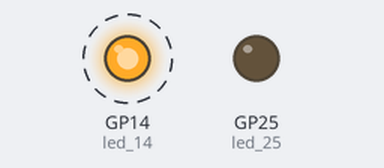
A program run on a simulated Raspberry Pi Pico running MicroPython. Shown: output pins drawn as LEDs (lit = HIGH). Dashed ring = blinking.

Above: at 0.5 s.
Timing chart, 0 to 4.6 s (numbered marks = the images above):
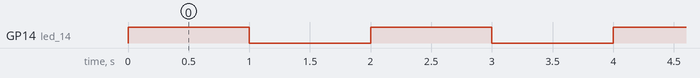

Measured:
- by itself, GP14 (led_14): alternates HIGH for 1.0 s and LOW for 1.0 s

The program:

time_stop.py
```python
from machine import Pin, Timer
import time

led_25 = Pin(25,Pin.OUT)
led_14 = Pin(14,Pin.OUT)
#led_15 = Pin(15,Pin.OUT)
tin = Timer()


def tick(tim):
 led_25.toggle()


while True:
    led_14.toggle()
    time.sleep(1)
    y=0
```
